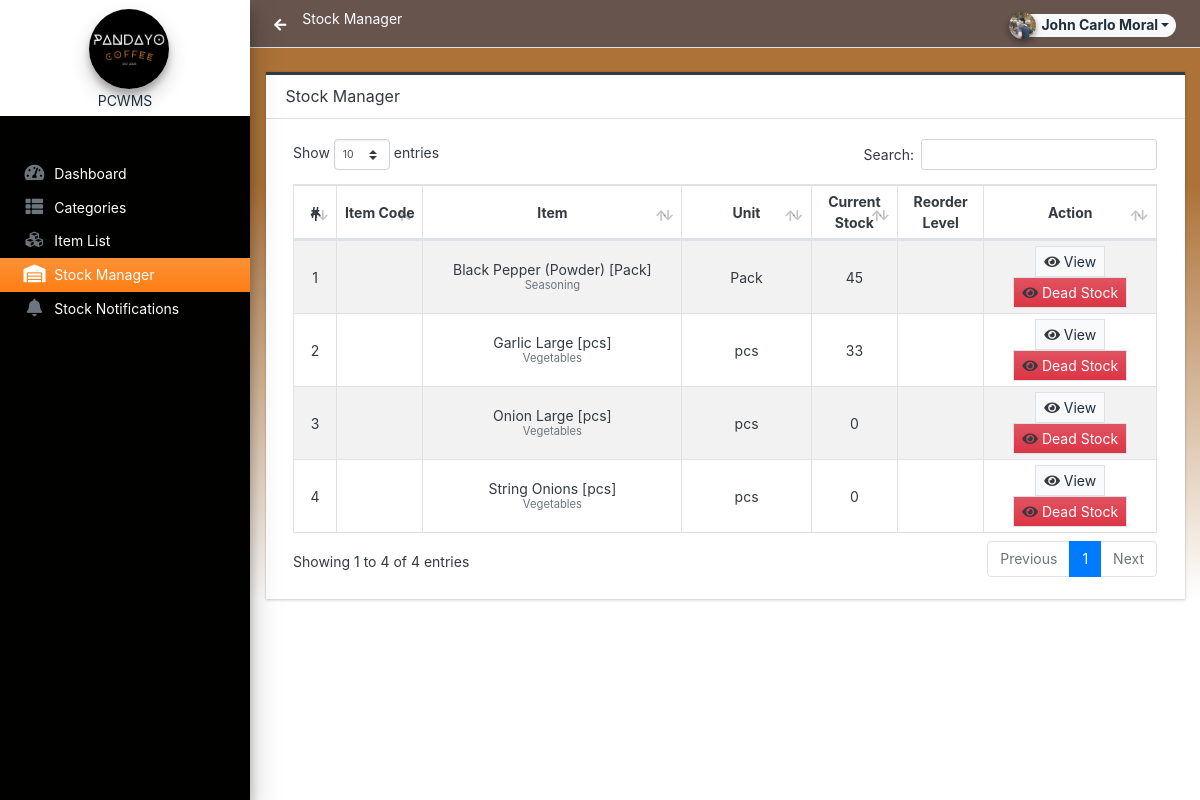
The app's page /admin/?page=stocks (signed in), older data.
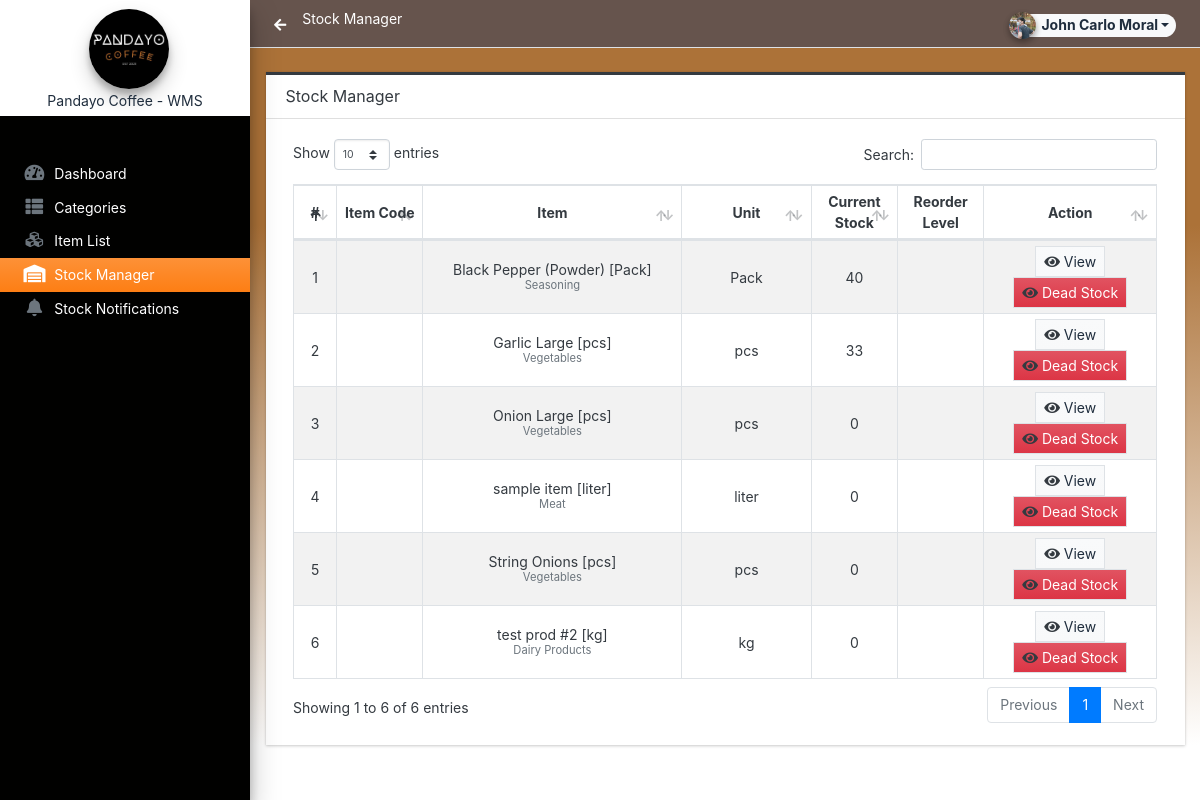
The same page, newer data.
### tables this page shows
CREATE TABLE `item_list` (
  `id` int(30) NOT NULL,
  `category_id` int(30) NOT NULL,
  `name` text NOT NULL,
  `unit` varchar(250) NOT NULL,
  `description` text NOT NULL,
  `status` tinyint(1) NOT NULL DEFAULT 1,
  `delete_flag` tinyint(1) NOT NULL DEFAULT 0,
  `date_created` datetime NOT NULL DEFAULT current_timestamp(),
  `date_updated` datetime NOT NULL DEFAULT current_timestamp() ON UPDATE current_timestamp()
);

CREATE TABLE `category_list` (
  `id` int(30) NOT NULL,
  `name` text NOT NULL,
  `unit` varchar(250) NOT NULL DEFAULT 'pcs',
  `description` text NOT NULL,
  `status` tinyint(1) NOT NULL DEFAULT 1,
  `delete_flag` tinyint(1) NOT NULL DEFAULT 0,
  `date_created` datetime NOT NULL DEFAULT current_timestamp(),
  `date_updated` datetime NOT NULL DEFAULT current_timestamp() ON UPDATE current_timestamp()
);

### classes/DBConnection.php (called while the page is built, shortened)
<?php
class DBConnection{
    private $host = DB_SERVER;
    private $username = DB_USERNAME;
    private $password = DB_PASSWORD;
    private $database = DB_NAME;
    public $conn;
    public function __construct(){
        if (!isset($this->conn)) {
            $this->conn = new mysqli($this->host, $this->username, $this->password, $this->database);
        }
    }
}
?>

### classes/SystemSettings.php (called while the page is built, shortened)
<?php
class SystemSettings extends DBConnection{
	function info($field=''){
		if(!empty($field)){
			if(isset($_SESSION['system_info'][$field]))
				return $_SESSION['system_info'][$field];
			else
				return false;
		}else{
			return false;
		}
	}
}
$_settings = new SystemSettings();
?>

### config.php (called while the page is built, shortened)
<?php
require_once('classes/DBConnection.php');
require_once('classes/SystemSettings.php');
function validate_image($file){
    global $_settings;
	if(!empty($file)){
        $ex = explode("?",$file);
        $file = $ex[0];
        $ts = isset($ex[1]) ? "?".$ex[1] : '';
		if(is_file(base_app.$file)){
			return base_url.$file.$ts;
		}else{
			return base_url.($_settings->info('logo'));
		}
	}else{
		return base_url.($_settings->info('logo'));
	}
}
function format_num($number = '' , $decimal = ''){
    if(is_numeric($number)){
        $ex = explode(".",$number);
        $decLen = isset($ex[1]) && abs($ex[1]) != 0 ? strlen($ex[1]) : 0;
        if(is_numeric($decimal)){
            return number_format($number,$decimal);
        }else{
            return number_format($number,$decLen);
        }
    }else{
        return "Invalid Input";
    }
}
?>

### admin/stocks/index.php (the view, shortened to what the changed rows need)
<div class="card card-outline rounded-0 card-dark">
	<div class="card-header">
		<h3 class="card-title">Stock Manager</h3>
	</div>
	<div class="card-body">
        <div class="container-fluid">
			<table class="table table-hover table-striped table-bordered text-center" id="list">
				<colgroup>
					<col width="5%">
					<col width="10%">
					<col width="30%">
					<col width="15%">
					<col width="10%">
					<col width="10%">
					<col width="20%">
				</colgroup>
				<thead>
					<tr>
						<th>#</th>
						<th>Item Code</th>
						<th>Item</th>
						<th>Unit</th>
						<th>Current Stock</th>
						<th>Reorder Level</th>
						<th>Action</th>
					</tr>
				</thead>
				<tbody>
					<?php
					$i = 1;
						$qry = $conn->query("SELECT i.*, c.name as `category`,( COALESCE((SELECT SUM(quantity) FROM `stockin_list` where item_id = i.id),0) - COALESCE((SELECT SUM(quantity) FROM `stockout_list` where item_id = i.id),0) - COALESCE((SELECT SUM(quantity) FROM `waste_list` where item_id = i.id),0) ) as `available` from `item_list` i inner join category_list c on i.category_id = c.id where i.delete_flag = 0 order by i.`name` asc ");
						while($row = $qry->fetch_assoc()):
					?>
						<tr>
							<td><?php echo $i++; ?></td>
							<td></td>
							<td class="">
								<div style="line-height:1em">
									<div><?= $row['name'] ?> [<?= $row['unit'] ?>]</div>
									<div><small class="text-muted"><?= $row['category'] ?></small></div>
								</div>
							</td>
							<td class=""><?= $row['unit'] ?></td>
							<td><?= format_num($row['available']) ?></td>
							<td></td>
							<td>
								<a class="btn btn-flat btn-sm btn-light bg-gradient-light border" href="./?page=stocks/view_stock&id=<?php echo $row['id'] ?>"><span class="fa fa-eye text-dark"></span> View</a>
								<a class="btn btn-flat btn-sm btn-light bg-gradient-danger border"> <span class="fa fa-eye text-dark"></span> Dead Stock</a>
							</td>
						</tr>
					<?php endwhile; ?>
				</tbody>
			</table>
		</div>
	</div>
</div>

### admin/inc/navigation.php (shortened to what the changed rows need)
<aside class="main-sidebar sidebar-white navbar-dark elevation-4 sidebar-no-expand dark-bg">
  <a href="<?php echo base_url ?>admin" class="brand-link bg-white text-sm">
    <div class="logos">
      <img src="<?php echo validate_image($_settings->info('logo'))?>" alt="Store Logo" class="brand-image img-circle elevation-3 logo-img" style="width: 50%; height: 100%;">
      <span class="brand-text font-normal shortName"><?php echo $_settings->info('short_name') ?></span>
    </div>
  </a>
</aside>

Row changes from the older to the newer data that the page shows:
computed for item_list "Black Pepper (Powder)": available "45" → "40"
added item_list: name "sample item", unit "liter", category.name "Meat", available "0"
added item_list: name "test prod #2", unit "kg", category.name "Dairy Products", available "0"
Text that changed along with them:
$_settings->info('short_name'): "PCWMS" → "Pandayo Coffee - WMS"
text written by a page script: "Show entries Search: Showing 1 to 4 of 4 entries Previous 1 Next" → "Show entries Search: Showing 1 to 6 of 6 entries Previous 1 Next"
